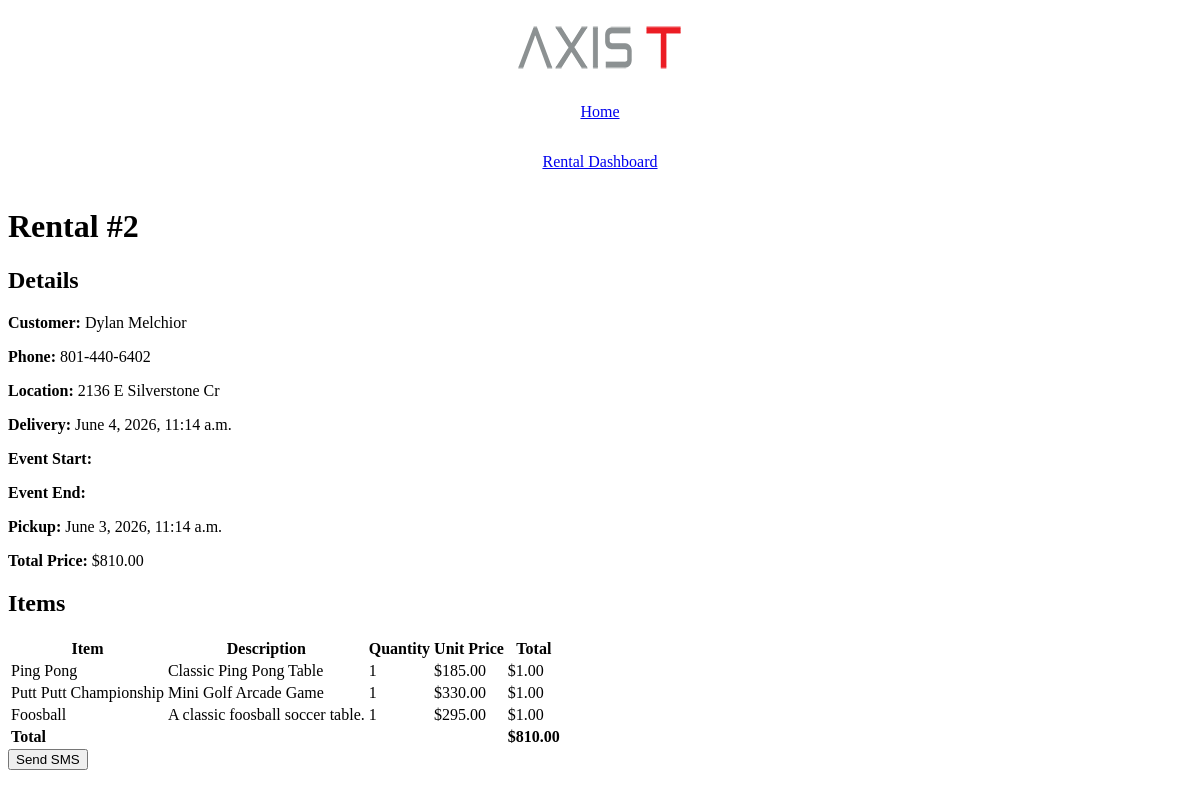
/rentals/2 (signed in), run on the app's committed database.
### dashboard/models.py (models this page shows, shortened)
class Rental(models.Model):
    customer = models.ForeignKey(Customer, on_delete=models.CASCADE)
    location = models.CharField(max_length = 200)
    totalPrice = models.DecimalField(max_digits = 20, decimal_places = 2, default=0)
    deliveryDate = models.DateTimeField(null = True)
    eventDateStart = models.DateTimeField(null = True)
    eventDateEnd = models.DateTimeField(null = True)
    pickupDate = models.DateTimeField(null = True)

class Customer(models.Model):
    name = models.CharField(max_length=200)
    phone = models.CharField(max_length=200, null = True)
    email = models.EmailField(default = "None", null = True)
    qb_id = models.BigIntegerField()
    sms_consent = models.BooleanField(default = False)

class RentalItem(models.Model):
    rental = models.ForeignKey(Rental, on_delete = models.CASCADE)
    item = models.ForeignKey(Item, on_delete = models.CASCADE)
    quantity = models.IntegerField()
    notes = models.CharField(max_length = 500, null = True)

class Item(models.Model):
    name = models.CharField(max_length = 200)
    itemPrice = models.DecimalField(max_digits = 10, decimal_places = 2)
    itemWidth = models.DecimalField(max_digits = 6, decimal_places = 2)
    itemHeight = models.DecimalField(max_digits = 6, decimal_places = 2)
    itemDepth = models.DecimalField(max_digits = 6, decimal_places = 2)
    itemDescription = models.CharField(max_length = 200, null = True)

### dashboard/views.py (the view)
# urls.py: path("rentals/<int:id>", views.rental_card, name="rental_card"),
@login_required
def rental_card(request, id):
    rental = get_object_or_404(Rental, pk=id)
    rental_items = RentalItem.objects.filter(rental = rental)
    customer = rental.customer
    return render(request, "rental_card.html", {
        "rental" : rental,
        "rental_items" : rental_items,
        "customer" : customer,
    })

### dashboard/templates/rental_card.html (shortened to what this page needs)
<!doctype html>
<html lang="en">
  <head>
    <link rel="stylesheet" href="/static/main.css" />
  </head>
  <body>
    <header>
      <nav>
        <div class="header-logo">
          <img src="/static/axist_footer_logo.png" />
        </div>
        <div class="home-link">
          <p><a href="/dashboard/"> Home </a></p>
        </div>
        <div class="nav-link">
          <p><a href="/rentals/"> Rental Dashboard </a></p>
        </div>
      </nav>
    </header>
    <h1>Rental #{{ rental.id }}</h1>
    <section>
      <h2>Details</h2>
      <p><strong>Customer:</strong> {{ customer.name }}</p>
      <p><strong>Phone:</strong> {{customer.phone}}</p>
      <p><strong>Location:</strong> {{ rental.location }}</p>
      <p><strong>Delivery:</strong> {{ rental.deliveryDate }}</p>
      <p><strong>Event Start:</strong> {{ rental.eventStartDate }}</p>
      <p><strong>Event End:</strong> {{ rental.eventEndDate }}</p>
      <p><strong>Pickup:</strong> {{ rental.pickupDate }}</p>
      <p><strong>Total Price:</strong> ${{ rental.totalPrice }}</p>
    </section>
    <section>
      <h2>Items</h2>
      <table>
        <thead>
          <tr>
            <th>Item</th>
            <th>Description</th>
            <th>Quantity</th>
            <th>Unit Price</th>
            <th>Total</th>
          </tr>
        </thead>
        <tbody>
          {% for item in rental_items %}
          <tr>
            <td>{{ item.item.name }}</td>
            <td>{{ item.item.itemDescription }}</td>
            <td>{{ item.quantity }}</td>
            <td>${{ item.item.itemPrice }}</td>
            <td>${{ item.quantity|floatformat:2 }}</td>
          </tr>
          {% empty %}
          <tr>
            <td colspan="5">No items on this rental.</td>
          </tr>
          {% endfor %}
        </tbody>
        <tfoot>
          <tr>
            <td colspan="4"><strong>Total</strong></td>
            <td><strong>${{ rental.totalPrice }}</strong></td>
          </tr>
        </tfoot>
      </table>
    </section>
    <form method="POST" action="/send-out-for-delivery/">
    <button type="submit">Send SMS</button>
    </form>
  </body>
</html>

### dashboard/static/main.css (style rules this page uses)
header { display: flex; flex-direction: column; }
.header-logo { display:flex; justify-content: center; }
nav { display: flex; flex-direction: column; }
.home-link { display: flex; flex-direction: column; align-items: center; }
.nav-link { display: flex; flex-direction: row; justify-content: center; gap: 1rem; }
.header-logo { padding: 1rem; }

### data on the page
Rental: id "2", location "2136 E Silverstone Cr", deliveryDate "June 4, 2026, 11:14 a.m.", pickupDate "June 3, 2026, 11:14 a.m.", totalPrice "810.00"
Customer: name "Dylan Melchior", phone "801-440-6402"
RentalItem: item.name "Ping Pong", item.itemDescription "Classic Ping Pong Table", quantity "1", item.itemPrice "185.00", quantity "1.00"
RentalItem: item.name "Putt Putt Championship", item.itemDescription "Mini Golf Arcade Game", quantity "1", item.itemPrice "330.00", quantity "1.00"
RentalItem: item.name "Foosball", item.itemDescription "A classic foosball soccer table.", quantity "1", item.itemPrice "295.00", quantity "1.00"
